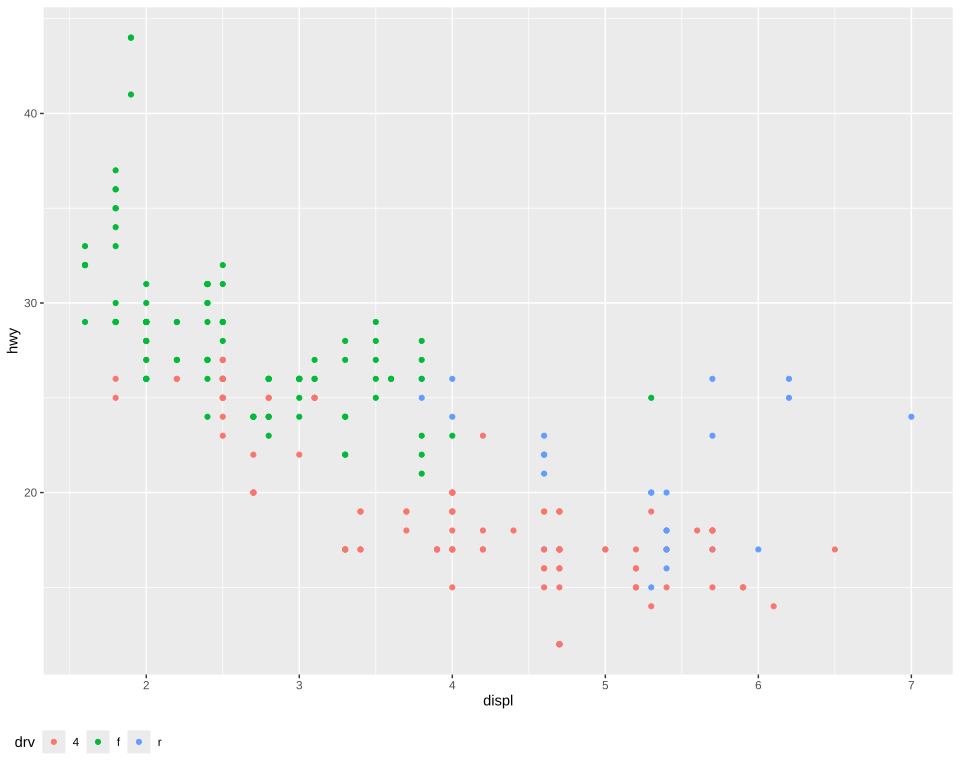

Recreate this plot in R.
# The plot test/golden/legend_bottom_plot.svg draws, drawn by ggplot2 itself, as ggplot2's own visual
# tests draw their snapshots: the independent check on that golden whenever it changes. The suite
# never runs this; it needs R, ggplot2 and vdiffr, saved as the Docker image giggly-r:ggplot2-4.0.3.
# From the repository's root:
#
#   docker run --rm -v "$PWD/test/golden":/golden:ro giggly-r:ggplot2-4.0.3 \
#     Rscript /golden/legend_bottom_plot.R > legend_bottom_plot.ggplot2.svg
#
# and compare the two drawings element by element, as test/golden/point.R describes.
#
# mpg's highway mileage against engine size by drive, its legend below the x axis's title, lined
# up with the whole plot rather than the panel, so justified left it starts at the y axis's
# title, not at the panel.
#
# First checked with ggplot2 4.0.3 and vdiffr 1.0.9: every element and clip path matches, and
# the one departure is test/golden/point.R's, the x axis drawn before the y.

library(ggplot2)

plot <- ggplot(mpg, aes(displ, hwy, colour = drv)) +
  geom_point() +
  theme_gray() +
  theme(
    legend.position = "bottom",
    legend.location = "plot",
    legend.justification = "left"
  )

file <- tempfile(fileext = ".svg")
vdiffr::write_svg(plot, file)
cat(readLines(file), sep = "\n")
